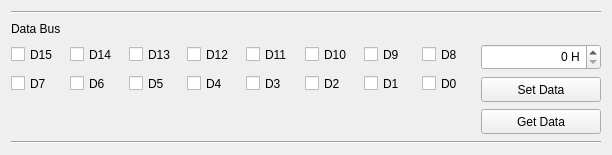
           <widget class="QFrame" name="frameBusData">
            <property name="frameShape">
             <enum>QFrame::NoFrame</enum>
            </property>
            <property name="frameShadow">
             <enum>QFrame::Plain</enum>
            </property>
            <layout class="QVBoxLayout" name="verticalLayout_8">
             <item>
              <widget class="Line" name="line">
               <property name="sizePolicy">
                <sizepolicy hsizetype="Fixed" vsizetype="Fixed">
                 <horstretch>0</horstretch>
                 <verstretch>0</verstretch>
                </sizepolicy>
               </property>
               <property name="minimumSize">
                <size>
                 <width>512</width>
                 <height>0</height>
                </size>
               </property>
               <property name="maximumSize">
                <size>
                 <width>590</width>
                 <height>16777215</height>
                </size>
               </property>
               <property name="orientation">
                <enum>Qt::Horizontal</enum>
               </property>
              </widget>
             </item>
             <item>
              <widget class="QLabel" name="labelBusData">
               <property name="sizePolicy">
                <sizepolicy hsizetype="Minimum" vsizetype="Fixed">
                 <horstretch>0</horstretch>
                 <verstretch>0</verstretch>
                </sizepolicy>
               </property>
               <property name="minimumSize">
                <size>
                 <width>0</width>
                 <height>17</height>
                </size>
               </property>
               <property name="text">
                <string>Data Bus</string>
               </property>
              </widget>
             </item>
             <item>
              <layout class="QHBoxLayout" name="horizontalLayout_12">
               <item>
                <layout class="QVBoxLayout" name="verticalLayout_7">
                 <item>
                  <layout class="QHBoxLayout" name="horizontalLayout">
                   <item>
                    <widget class="QCheckBox" name="checkBoxD15">
                     <property name="sizePolicy">
                      <sizepolicy hsizetype="Minimum" vsizetype="Fixed">
                       <horstretch>0</horstretch>
                       <verstretch>0</verstretch>
                      </sizepolicy>
                     </property>
                     <property name="minimumSize">
                      <size>
                       <width>52</width>
                       <height>23</height>
                      </size>
                     </property>
                     <property name="text">
                      <string notr="true">D15</string>
                     </property>
                    </widget>
                   </item>
                   <item>
                    <widget class="QCheckBox" name="checkBoxD14">
                     <property name="sizePolicy">
                      <sizepolicy hsizetype="Minimum" vsizetype="Fixed">
                       <horstretch>0</horstretch>
                       <verstretch>0</verstretch>
                      </sizepolicy>
                     </property>
                     <property name="minimumSize">
                      <size>
                       <width>52</width>
                       <height>23</height>
                      </size>
                     </property>
                     <property name="text">
                      <string notr="true">D14</string>
                     </property>
                    </widget>
                   </item>
                   <item>
                    <widget class="QCheckBox" name="checkBoxD13">
                     <property name="sizePolicy">
                      <sizepolicy hsizetype="Minimum" vsizetype="Fixed">
                       <horstretch>0</horstretch>
                       <verstretch>0</verstretch>
                      </sizepolicy>
                     </property>
                     <property name="minimumSize">
                      <size>
                       <width>52</width>
                       <height>23</height>
                      </size>
                     </property>
                     <property name="text">
                      <string notr="true">D13</string>
                     </property>
                    </widget>
                   </item>
                   <item>
                    <widget class="QCheckBox" name="checkBoxD12">
                     <property name="sizePolicy">
                      <sizepolicy hsizetype="Minimum" vsizetype="Fixed">
                       <horstretch>0</horstretch>
                       <verstretch>0</verstretch>
                      </sizepolicy>
                     </property>
                     <property name="minimumSize">
                      <size>
                       <width>52</width>
                       <height>23</height>
                      </size>
                     </property>
                     <property name="text">
                      <string notr="true">D12</string>
                     </property>
                    </widget>
                   </item>
                   <item>
                    <widget class="QCheckBox" name="checkBoxD11">
                     <property name="sizePolicy">
                      <sizepolicy hsizetype="Minimum" vsizetype="Fixed">
                       <horstretch>0</horstretch>
                       <verstretch>0</verstretch>
                      </sizepolicy>
                     </property>
                     <property name="minimumSize">
                      <size>
                       <width>52</width>
                       <height>23</height>
                      </size>
                     </property>
                     <property name="text">
                      <string notr="true">D11</string>
                     </property>
                    </widget>
                   </item>
                   <item>
                    <widget class="QCheckBox" name="checkBoxD10">
                     <property name="sizePolicy">
                      <sizepolicy hsizetype="Minimum" vsizetype="Fixed">
                       <horstretch>0</horstretch>
                       <verstretch>0</verstretch>
                      </sizepolicy>
                     </property>
                     <property name="minimumSize">
                      <size>
                       <width>52</width>
                       <height>23</height>
                      </size>
                     </property>
                     <property name="text">
                      <string notr="true">D10</string>
                     </property>
                    </widget>
                   </item>
                   <item>
                    <widget class="QCheckBox" name="checkBoxD9">
                     <property name="sizePolicy">
                      <sizepolicy hsizetype="Minimum" vsizetype="Fixed">
                       <horstretch>0</horstretch>
                       <verstretch>0</verstretch>
                      </sizepolicy>
                     </property>
                     <property name="minimumSize">
                      <size>
                       <width>52</width>
                       <height>23</height>
                      </size>
                     </property>
                     <property name="text">
                      <string notr="true">D9</string>
                     </property>
                    </widget>
                   </item>
                   <item>
                    <widget class="QCheckBox" name="checkBoxD8">
                     <property name="sizePolicy">
                      <sizepolicy hsizetype="Minimum" vsizetype="Fixed">
                       <horstretch>0</horstretch>
                       <verstretch>0</verstretch>
                      </sizepolicy>
                     </property>
                     <property name="minimumSize">
                      <size>
                       <width>52</width>
                       <height>23</height>
                      </size>
                     </property>
                     <property name="text">
                      <string notr="true">D8</string>
                     </property>
                    </widget>
                   </item>
                  </layout>
                 </item>
                 <item>
                  <layout class="QHBoxLayout" name="horizontalLayout_2">
                   <item>
                    <widget class="QCheckBox" name="checkBoxD7">
                     <property name="sizePolicy">
                      <sizepolicy hsizetype="Minimum" vsizetype="Fixed">
                       <horstretch>0</horstretch>
                       <verstretch>0</verstretch>
                      </sizepolicy>
                     </property>
                     <property name="minimumSize">
                      <size>
                       <width>52</width>
                       <height>23</height>
                      </size>
                     </property>
                     <property name="text">
                      <string notr="true">D7</string>
                     </property>
                    </widget>
                   </item>
                   <item>
                    <widget class="QCheckBox" name="checkBoxD6">
                     <property name="sizePolicy">
                      <sizepolicy hsizetype="Minimum" vsizetype="Fixed">
                       <horstretch>0</horstretch>
                       <verstretch>0</verstretch>
                      </sizepolicy>
                     </property>
                     <property name="minimumSize">
                      <size>
                       <width>52</width>
                       <height>23</height>
                      </size>
                     </property>
                     <property name="text">
                      <string notr="true">D6</string>
                     </property>
                    </widget>
                   </item>
                   <item>
                    <widget class="QCheckBox" name="checkBoxD5">
                     <property name="sizePolicy">
                      <sizepolicy hsizetype="Minimum" vsizetype="Fixed">
                       <horstretch>0</horstretch>
                       <verstretch>0</verstretch>
                      </sizepolicy>
                     </property>
                     <property name="minimumSize">
                      <size>
                       <width>52</width>
                       <height>23</height>
                      </size>
                     </property>
                     <property name="text">
                      <string notr="true">D5</string>
                     </property>
                    </widget>
                   </item>
                   <item>
                    <widget class="QCheckBox" name="checkBoxD4">
                     <property name="sizePolicy">
                      <sizepolicy hsizetype="Minimum" vsizetype="Fixed">
                       <horstretch>0</horstretch>
                       <verstretch>0</verstretch>
                      </sizepolicy>
                     </property>
                     <property name="minimumSize">
                      <size>
                       <width>52</width>
                       <height>23</height>
                      </size>
                     </property>
                     <property name="text">
                      <string notr="true">D4</string>
                     </property>
                    </widget>
                   </item>
                   <item>
                    <widget class="QCheckBox" name="checkBoxD3">
                     <property name="sizePolicy">
                      <sizepolicy hsizetype="Minimum" vsizetype="Fixed">
                       <horstretch>0</horstretch>
                       <verstretch>0</verstretch>
                      </sizepolicy>
                     </property>
                     <property name="minimumSize">
                      <size>
                       <width>52</width>
                       <height>23</height>
                      </size>
                     </property>
                     <property name="text">
                      <string notr="true">D3</string>
                     </property>
                    </widget>
                   </item>
                   <item>
                    <widget class="QCheckBox" name="checkBoxD2">
                     <property name="sizePolicy">
                      <sizepolicy hsizetype="Minimum" vsizetype="Fixed">
                       <horstretch>0</horstretch>
                       <verstretch>0</verstretch>
                      </sizepolicy>
                     </property>
                     <property name="minimumSize">
                      <size>
                       <width>52</width>
                       <height>23</height>
                      </size>
                     </property>
                     <property name="text">
                      <string notr="true">D2</string>
                     </property>
                    </widget>
                   </item>
                   <item>
                    <widget class="QCheckBox" name="checkBoxD1">
                     <property name="sizePolicy">
                      <sizepolicy hsizetype="Minimum" vsizetype="Fixed">
                       <horstretch>0</horstretch>
                       <verstretch>0</verstretch>
                      </sizepolicy>
                     </property>
                     <property name="minimumSize">
                      <size>
                       <width>52</width>
                       <height>23</height>
                      </size>
                     </property>
                     <property name="text">
                      <string notr="true">D1</string>
                     </property>
                    </widget>
                   </item>
                   <item>
                    <widget class="QCheckBox" name="checkBoxD0">
                     <property name="sizePolicy">
                      <sizepolicy hsizetype="Minimum" vsizetype="Fixed">
                       <horstretch>0</horstretch>
                       <verstretch>0</verstretch>
                      </sizepolicy>
                     </property>
                     <property name="minimumSize">
                      <size>
                       <width>52</width>
                       <height>23</height>
                      </size>
                     </property>
                     <property name="text">
                      <string notr="true">D0</string>
                     </property>
                    </widget>
                   </item>
                  </layout>
                 </item>
                 <item>
                  <spacer name="verticalSpacer">
                   <property name="orientation">
                    <enum>Qt::Vertical</enum>
                   </property>
                   <property name="sizeType">
                    <enum>QSizePolicy::Fixed</enum>
                   </property>
                   <property name="sizeHint" stdset="0">
                    <size>
                     <width>20</width>
                     <height>40</height>
                    </size>
                   </property>
                  </spacer>
                 </item>
                </layout>
               </item>
               <item>
                <layout class="QVBoxLayout" name="verticalLayout_2">
                 <item>
                  <widget class="QSpinBox" name="spinBoxData">
                   <property name="sizePolicy">
                    <sizepolicy hsizetype="Fixed" vsizetype="Fixed">
                     <horstretch>0</horstretch>
                     <verstretch>0</verstretch>
                    </sizepolicy>
                   </property>
                   <property name="minimumSize">
                    <size>
                     <width>120</width>
                     <height>26</height>
                    </size>
                   </property>
                   <property name="wrapping">
                    <bool>false</bool>
                   </property>
                   <property name="frame">
                    <bool>true</bool>
                   </property>
                   <property name="alignment">
                    <set>Qt::AlignRight|Qt::AlignTrailing|Qt::AlignVCenter</set>
                   </property>
                   <property name="buttonSymbols">
                    <enum>QAbstractSpinBox::UpDownArrows</enum>
                   </property>
                   <property name="specialValueText">
                    <string/>
                   </property>
                   <property name="correctionMode">
                    <enum>QAbstractSpinBox::CorrectToPreviousValue</enum>
                   </property>
                   <property name="keyboardTracking">
                    <bool>false</bool>
                   </property>
                   <property name="showGroupSeparator" stdset="0">
                    <bool>false</bool>
                   </property>
                   <property name="suffix">
                    <string notr="true"> H</string>
                   </property>
                   <property name="prefix">
                    <string notr="true"/>
                   </property>
                   <property name="maximum">
                    <number>65535</number>
                   </property>
                   <property name="stepType">
                    <enum>QAbstractSpinBox::DefaultStepType</enum>
                   </property>
                   <property name="value">
                    <number>0</number>
                   </property>
                   <property name="displayIntegerBase">
                    <number>16</number>
                   </property>
                  </widget>
                 </item>
                 <item>
                  <widget class="QPushButton" name="pushButtonSetData">
                   <property name="sizePolicy">
                    <sizepolicy hsizetype="Fixed" vsizetype="Fixed">
                     <horstretch>0</horstretch>
                     <verstretch>0</verstretch>
                    </sizepolicy>
                   </property>
                   <property name="minimumSize">
                    <size>
                     <width>120</width>
                     <height>25</height>
                    </size>
                   </property>
                   <property name="text">
                    <string>Set Data</string>
                   </property>
                  </widget>
                 </item>
                 <item>
                  <widget class="QPushButton" name="pushButtonGetData">
                   <property name="sizePolicy">
                    <sizepolicy hsizetype="Fixed" vsizetype="Fixed">
                     <horstretch>0</horstretch>
                     <verstretch>0</verstretch>
                    </sizepolicy>
                   </property>
                   <property name="minimumSize">
                    <size>
                     <width>120</width>
                     <height>25</height>
                    </size>
                   </property>
                   <property name="text">
                    <string>Get Data</string>
                   </property>
                  </widget>
                 </item>
                </layout>
               </item>
              </layout>
             </item>
             <item>
              <widget class="Line" name="line_7">
               <property name="sizePolicy">
                <sizepolicy hsizetype="Fixed" vsizetype="Fixed">
                 <horstretch>0</horstretch>
                 <verstretch>0</verstretch>
                </sizepolicy>
               </property>
               <property name="minimumSize">
                <size>
                 <width>590</width>
                 <height>0</height>
                </size>
               </property>
               <property name="maximumSize">
                <size>
                 <width>590</width>
                 <height>16777215</height>
                </size>
               </property>
               <property name="orientation">
                <enum>Qt::Horizontal</enum>
               </property>
              </widget>
             </item>
            </layout>
           </widget>
